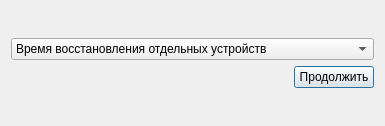
<?xml version="1.0" encoding="UTF-8"?>
<ui version="4.0">
 <class>ost45_choice</class>
 <widget class="QDialog" name="ost45_choice">
  <property name="geometry">
   <rect>
    <x>0</x>
    <y>0</y>
    <width>385</width>
    <height>126</height>
   </rect>
  </property>
  <property name="windowTitle">
   <string>Выбор способа расчёта</string>
  </property>
  <layout class="QGridLayout" name="gridLayout">
   <item row="0" column="0">
    <layout class="QVBoxLayout" name="verticalLayout">
     <item>
      <widget class="QComboBox" name="comboBox">
       <item>
        <property name="text">
         <string>Время восстановления отдельных устройств</string>
        </property>
       </item>
      </widget>
     </item>
     <item>
      <layout class="QHBoxLayout" name="horizontalLayout">
       <item>
        <spacer name="horizontalSpacer">
         <property name="orientation">
          <enum>Qt::Horizontal</enum>
         </property>
         <property name="sizeHint" stdset="0">
          <size>
           <width>188</width>
           <height>20</height>
          </size>
         </property>
        </spacer>
       </item>
       <item>
        <widget class="QPushButton" name="pushButton">
         <property name="text">
          <string>Продолжить</string>
         </property>
        </widget>
       </item>
      </layout>
     </item>
    </layout>
   </item>
  </layout>
 </widget>
 <resources/>
 <connections/>
</ui>
